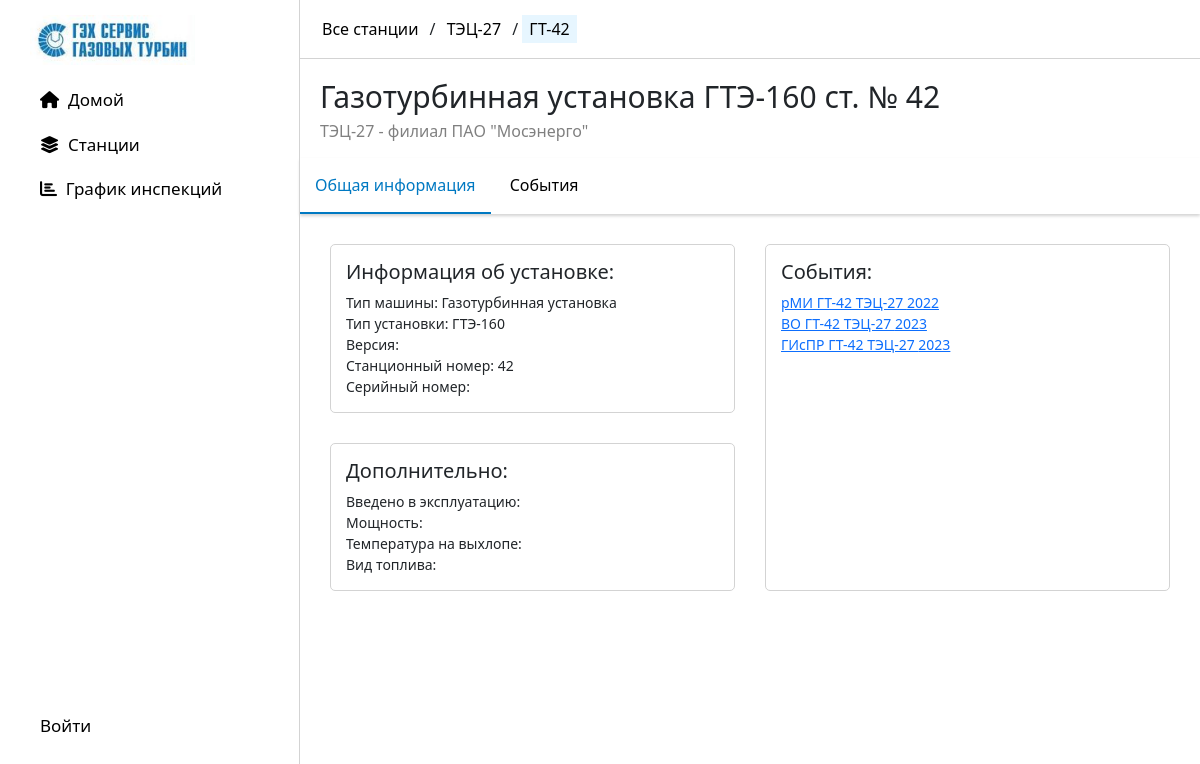
/1/unit_detail/, run on the app's committed database.
### main/models.py (models this page shows, shortened)
class Unit(models.Model):
    station = models.ForeignKey(Station, on_delete=models.CASCADE)
    name = models.CharField('Наименование установки', max_length=100)
    short_name = models.CharField('Короткое наименование установки', max_length=10, default='-')
    unit_type = models.ForeignKey(UnitType, on_delete=models.SET_NULL, null=True, blank=True)
    station_number = models.CharField('Станционный номер', max_length=10, null=True, blank=True)
    def __str__(self):
        return self.short_name + ' ' + self.station.short_name

class Station(models.Model):
    name = models.CharField('Наименование станции', max_length=100)
    short_name = models.CharField('Короткое наименование станции', max_length=10, default='-')
    number = models.IntegerField('Ид.', default=0, null=True, blank=True)
    company = models.CharField('Генерирующая компания', max_length=50, null=True, blank=True)
    image = models.ImageField('Изображение', blank=True, upload_to='')
    address = models.CharField('Адрес нахождения', max_length=100, null=True, blank=True)
    text = models.CharField('Текст', max_length=100, null=True, blank=True)
    large_text = models.TextField('Большой текст', max_length=2000, null=True, blank=True)
    def __str__(self):
        return self.name

class UnitType(models.Model):
    machine_type = models.CharField('Тип машины', max_length=50, default='Газотурбинная установка')
    name = models.CharField('Имя установки', max_length=10, default='-')

class Event(models.Model):
    unit = models.ForeignKey(Unit, on_delete=models.CASCADE)
    event_type = models.ForeignKey(UnitEventType, on_delete=models.SET_NULL, null=True, blank=True)
    short_name = models.CharField('Короткое имя события', max_length=10)
    full_name = models.CharField('Полное имя события', max_length=100)
    start = models.DateField('Дата начала')
    end = models.DateField('Дата окончания')
    duration = models.IntegerField('Длительность', default=0)
    report = models.CharField('Номер отчета', max_length=50, null=True, blank=True, default='-')
    contract = models.ForeignKey(Contract, null=True, on_delete=models.SET_NULL, blank=True)
    report_file = models.FileField('Файл отчета', upload_to='', null=True, blank=True)
    def __str__(self):
        return f'{self.short_name} {self.unit.short_name} {self.unit.station.short_name}'

### main/views.py (the view)
# urls.py: path('<int:unit_id>/unit_detail/', views.unit_detail, name='unit_detail'),
def unit_detail(request, unit_id):
    unit = Unit.objects.get(pk=unit_id)
    event_list = Event.objects.filter(unit=unit).order_by('start')
    data = {
        'unit' : unit,
        'event_list' : event_list,
    }
    return render(request, 'main/unit_detail.html', data)

### main/templates/main/unit_detail.html (shortened to what this page needs)
{% extends 'main/new_layout.html' %}
{% load static %}
{% block head%}
    <link rel="stylesheet" href="{% static 'main/css/tab.css' %}">
    <link rel="stylesheet" href="{% static 'main/css/tab__tabcontent__block.css' %}">
{% endblock %}
{% block content %}
<div class="topline">
    <div class="topline-item" style="margin-left: 0">
        <a href="{% url 'stations' %}">Все станции</a>
    </div> /
    <div class="topline-item">
        <a href="{% url 'station_detail' unit.station.id %}">{{ unit.station.short_name }}</a>
    </div> /
    <div class="topline-item active">
        <a href="{% url 'unit_detail' unit.id %}">
            {{ unit.short_name }}
        </a>
    </div>
</div>
<div style="padding: 15px 20px;">
    <a style="font-size: 30px; font-weight: 500;">
        {{ unit.name }}
    </a>
    <br>
    <a style="color: grey">{{ unit.station }}</a>
</div>
<div class="tab" style="padding-left: 0;">
    <button class="tablinks" onclick="openTab(event, 'general')" id="defaultOpen">Общая информация</button>
    <button class="tablinks" onclick="openTab(event, 'events')" id="defaultOpen">События</button>
</div>
<div id="general" class="tabcontent" style="padding: 0 0;">
    <div class="container" style="">
    <div class="dashboard" style="grid-template-columns: 1fr 1fr">
        <div class="col">
            <div class="block">
                <h5>Информация об установке:</h5>
                Тип машины: {{ unit.unit_type.machine_type }}<br>
                Тип установки: {{ unit.unit_type.name }}<br>
                Версия: <br>
                Станционный номер: {{ unit.station_number }}<br>
                Серийный номер: <br>
            </div>
            <div class="block">
                <h5>Дополнительно:</h5>
                Введено в эксплуатацию: <br>
                Мощность: <br>
                Температура на выхлопе: <br>
                Вид топлива: <br>
            </div>
        </div>
        <div class="col">
            <div class="block">
                <h5>События:</h5>
                {% for event in event_list %}
                    <a href="{% url 'event_detail' event.id %}">{{ event }} {{ event.start.year}}</a><br>
                {% endfor %}
            </div>
        </div>
    </div>
</div>
</div>
{% endblock %}

### main/static/main/css/new_main.css (style rules this page uses)
body { min-width: calc(100% - 30px); }

### main/static/main/css/tab.css (style rules this page uses)
.tab { overflow: hidden; box-shadow: 0px 2px 3px lightgrey; }
.tab button { background-color: inherit; float: none; border: none; outline: none; cursor: pointer; padding: 15px; font-weight: 500; border-bottom: 2px solid inherit; }
.tab button.active { border-bottom: 2px solid rgb(0, 121, 194); color: rgb(0, 121, 194); }
.tabcontent { display: none; }

### main/static/main/css/tab__tabcontent__block.css (style rules this page uses)
.topline { padding: 15px 0 15px 15px; border-bottom: 1px solid lightgrey; }
.topline-item { padding: 2px 7px; display: inline-block; }
.topline-item a { color: black; font-weight: 500; text-decoration: none; }
.topline-item.active { color: #007AC2; background-color: #E7F6FF; }
.container { min-width: 100%; display: grid; position: relative; padding: 30px; font-size: 14px; column-gap: 30px; row-gap: 30px; }
.dashboard { display: grid; column-gap: 30px; row-gap: 30px; padding: 0; }
.dashboard .col { display: grid; column-gap: 30px; row-gap: 30px; }
.block { overflow: auto; padding: 15px; float: left; border-radius: 5px; border: 1px solid lightgrey; }

### data on the page
Unit: station.short_name "ТЭЦ-27", short_name "ГТ-42", name "Газотурбинная установка ГТЭ-160 ст. № 42", station "ТЭЦ-27 - филиал ПАО \"Мосэнерго\"", unit_type.machine_type "Газотурбинная установка", unit_type.name "ГТЭ-160", station_number "42"
Event: short_name+unit "рМИ ГТ-42 ТЭЦ-27", start.year "2022"
Event: short_name+unit "ВО ГТ-42 ТЭЦ-27", start.year "2023"
Event: short_name+unit "ГИсПР ГТ-42 ТЭЦ-27", start.year "2023"
